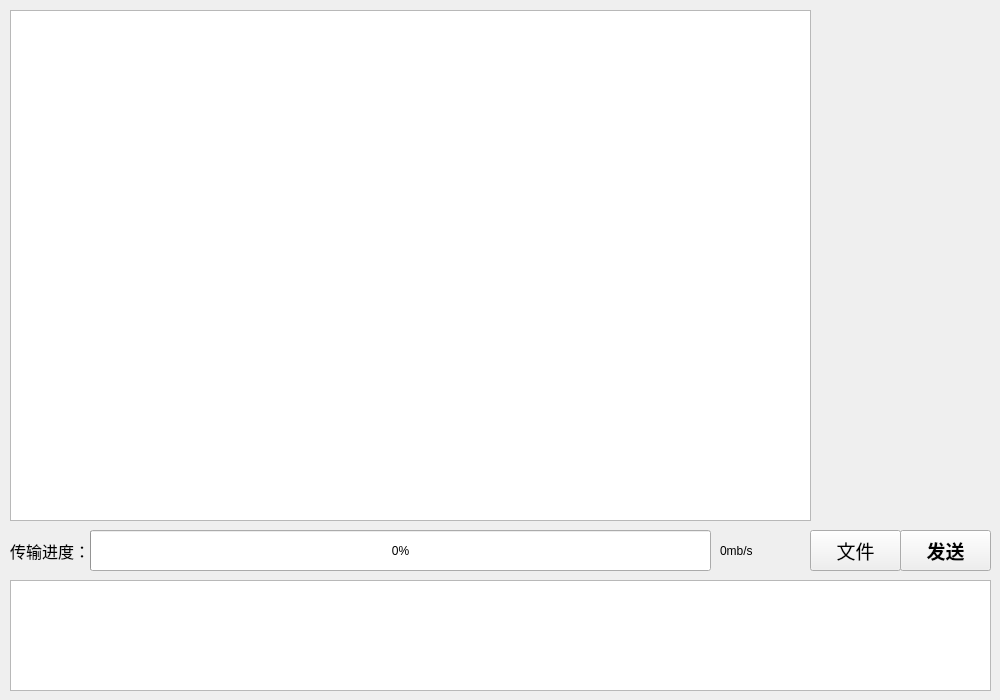
<?xml version="1.0" encoding="UTF-8"?>
<ui version="4.0">
 <class>ChatWindow</class>
 <widget class="QWidget" name="ChatWindow">
  <property name="geometry">
   <rect>
    <x>0</x>
    <y>0</y>
    <width>1000</width>
    <height>700</height>
   </rect>
  </property>
  <property name="minimumSize">
   <size>
    <width>1000</width>
    <height>700</height>
   </size>
  </property>
  <property name="maximumSize">
   <size>
    <width>1000</width>
    <height>700</height>
   </size>
  </property>
  <property name="windowTitle">
   <string>ChatWindow</string>
  </property>
  <widget class="QTextBrowser" name="MessageBrowserBox">
   <property name="geometry">
    <rect>
     <x>10</x>
     <y>10</y>
     <width>801</width>
     <height>511</height>
    </rect>
   </property>
  </widget>
  <widget class="QTextEdit" name="TextInputBox">
   <property name="geometry">
    <rect>
     <x>10</x>
     <y>580</y>
     <width>981</width>
     <height>111</height>
    </rect>
   </property>
   <property name="font">
    <font>
     <pointsize>14</pointsize>
    </font>
   </property>
  </widget>
  <widget class="QPushButton" name="SendButton">
   <property name="geometry">
    <rect>
     <x>900</x>
     <y>530</y>
     <width>91</width>
     <height>41</height>
    </rect>
   </property>
   <property name="font">
    <font>
     <pointsize>14</pointsize>
     <bold>true</bold>
    </font>
   </property>
   <property name="text">
    <string>发送</string>
   </property>
  </widget>
  <widget class="QProgressBar" name="TransferProgressBar">
   <property name="geometry">
    <rect>
     <x>90</x>
     <y>530</y>
     <width>621</width>
     <height>41</height>
    </rect>
   </property>
   <property name="value">
    <number>0</number>
   </property>
  </widget>
  <widget class="QLabel" name="TransferProgressText">
   <property name="geometry">
    <rect>
     <x>10</x>
     <y>530</y>
     <width>81</width>
     <height>41</height>
    </rect>
   </property>
   <property name="font">
    <font>
     <pointsize>12</pointsize>
    </font>
   </property>
   <property name="text">
    <string>传输进度：</string>
   </property>
  </widget>
  <widget class="QLabel" name="DownloadSpeedText">
   <property name="geometry">
    <rect>
     <x>720</x>
     <y>530</y>
     <width>81</width>
     <height>41</height>
    </rect>
   </property>
   <property name="font">
    <font>
     <pointsize>9</pointsize>
    </font>
   </property>
   <property name="text">
    <string>0mb/s</string>
   </property>
  </widget>
  <widget class="QPushButton" name="FileSelectionButton">
   <property name="geometry">
    <rect>
     <x>810</x>
     <y>530</y>
     <width>91</width>
     <height>41</height>
    </rect>
   </property>
   <property name="font">
    <font>
     <pointsize>14</pointsize>
     <bold>false</bold>
    </font>
   </property>
   <property name="text">
    <string>文件</string>
   </property>
  </widget>
 </widget>
 <resources/>
 <connections/>
</ui>
